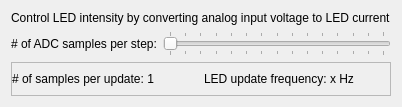
                  <widget class="QWidget" name="sync_analog_output_current_tab">
                   <property name="toolTip">
                    <string>Convert analog input voltage to LED current output</string>
                   </property>
                   <attribute name="title">
                    <string>Buffered - Current</string>
                   </attribute>
                   <layout class="QGridLayout" name="gridLayout_30" rowstretch="0,0,10">
                    <item row="2" column="0" colspan="2" alignment="Qt::AlignTop">
                     <widget class="QFrame" name="sync_analog_output_current_avg_frame">
                      <property name="toolTip">
                       <string>Current number of ADC samples per step</string>
                      </property>
                      <property name="frameShape">
                       <enum>QFrame::StyledPanel</enum>
                      </property>
                      <property name="frameShadow">
                       <enum>QFrame::Raised</enum>
                      </property>
                      <layout class="QGridLayout" name="gridLayout_47" columnstretch="10,10">
                       <property name="leftMargin">
                        <number>0</number>
                       </property>
                       <property name="rightMargin">
                        <number>0</number>
                       </property>
                       <item row="0" column="0">
                        <widget class="QLabel" name="sync_analog_output_current_avg_num_label">
                         <property name="toolTip">
                          <string>The number of ADC samples averaged per LED update.</string>
                         </property>
                         <property name="text">
                          <string># of samples per update: 1</string>
                         </property>
                        </widget>
                       </item>
                       <item row="0" column="1">
                        <widget class="QLabel" name="sync_analog_output_current_avg_bandwidth_label">
                         <property name="toolTip">
                          <string>The frequency at which the LED intensity is updated.</string>
                         </property>
                         <property name="text">
                          <string>LED update frequency: x Hz</string>
                         </property>
                        </widget>
                       </item>
                      </layout>
                     </widget>
                    </item>
                    <item row="1" column="1">
                     <widget class="QSlider" name="sync_analog_output_current_avg_slider">
                      <property name="toolTip">
                       <string>Set the number of individual reads to average to filter the input ADC.  Speed &lt;--&gt; Accuracy</string>
                      </property>
                      <property name="minimum">
                       <number>1</number>
                      </property>
                      <property name="maximum">
                       <number>15</number>
                      </property>
                      <property name="singleStep">
                       <number>0</number>
                      </property>
                      <property name="pageStep">
                       <number>1</number>
                      </property>
                      <property name="value">
                       <number>1</number>
                      </property>
                      <property name="orientation">
                       <enum>Qt::Horizontal</enum>
                      </property>
                      <property name="tickPosition">
                       <enum>QSlider::TicksBothSides</enum>
                      </property>
                      <property name="tickInterval">
                       <number>1</number>
                      </property>
                     </widget>
                    </item>
                    <item row="1" column="0">
                     <widget class="QLabel" name="sync_analog_output_current_avg_slider_label">
                      <property name="sizePolicy">
                       <sizepolicy hsizetype="Preferred" vsizetype="Ignored">
                        <horstretch>0</horstretch>
                        <verstretch>0</verstretch>
                       </sizepolicy>
                      </property>
                      <property name="toolTip">
                       <string>Set the number of individual reads to average to filter the input ADC.  Speed &lt;--&gt; Accuracy</string>
                      </property>
                      <property name="text">
                       <string># of ADC samples per step:</string>
                      </property>
                     </widget>
                    </item>
                    <item row="0" column="0" colspan="2">
                     <widget class="QLabel" name="sync_analog_output_current_label">
                      <property name="toolTip">
                       <string>The LED current will be adjusted so the voltage across the current sense resistor matches the input voltage.</string>
                      </property>
                      <property name="text">
                       <string>Control LED intensity by converting analog input voltage to LED current</string>
                      </property>
                     </widget>
                    </item>
                   </layout>
                  </widget>
